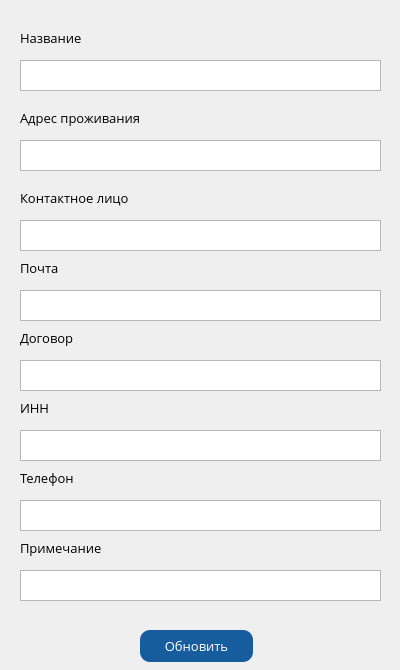
<?xml version="1.0" encoding="UTF-8"?>
<ui version="4.0">
 <class>Form_Update_Client</class>
 <widget class="QWidget" name="Form_Update_Client">
  <property name="windowModality">
   <enum>Qt::ApplicationModal</enum>
  </property>
  <property name="geometry">
   <rect>
    <x>0</x>
    <y>0</y>
    <width>400</width>
    <height>670</height>
   </rect>
  </property>
  <property name="font">
   <font>
    <family>Open Sans</family>
    <pointsize>10</pointsize>
   </font>
  </property>
  <property name="windowTitle">
   <string>Форма обновления записи</string>
  </property>
  <property name="windowIcon">
   <iconset>
    <normaloff>logo.png</normaloff>logo.png</iconset>
  </property>
  <widget class="QLabel" name="label">
   <property name="geometry">
    <rect>
     <x>20</x>
     <y>30</y>
     <width>181</width>
     <height>16</height>
    </rect>
   </property>
   <property name="text">
    <string>Название</string>
   </property>
  </widget>
  <widget class="QTextEdit" name="textEdit">
   <property name="geometry">
    <rect>
     <x>20</x>
     <y>60</y>
     <width>361</width>
     <height>31</height>
    </rect>
   </property>
  </widget>
  <widget class="QPushButton" name="pushButton">
   <property name="geometry">
    <rect>
     <x>140</x>
     <y>630</y>
     <width>113</width>
     <height>32</height>
    </rect>
   </property>
   <property name="styleSheet">
    <string notr="true">QPushButton {
    border-radius:  10px;
    background-color:  rgb(23, 92, 157);
    color:  rgb(255, 255, 255);
	font: 10pt &quot;Open Sans&quot;;
}

QPushButton:pressed {
    background-color:  rgb(11, 48, 84);
}</string>
   </property>
   <property name="text">
    <string>Обновить</string>
   </property>
  </widget>
  <widget class="QLabel" name="label_2">
   <property name="geometry">
    <rect>
     <x>20</x>
     <y>110</y>
     <width>181</width>
     <height>16</height>
    </rect>
   </property>
   <property name="text">
    <string>Адрес проживания</string>
   </property>
  </widget>
  <widget class="QTextEdit" name="textEdit_2">
   <property name="geometry">
    <rect>
     <x>20</x>
     <y>140</y>
     <width>361</width>
     <height>31</height>
    </rect>
   </property>
  </widget>
  <widget class="QLabel" name="label_3">
   <property name="geometry">
    <rect>
     <x>20</x>
     <y>190</y>
     <width>181</width>
     <height>16</height>
    </rect>
   </property>
   <property name="text">
    <string>Контактное лицо</string>
   </property>
  </widget>
  <widget class="QTextEdit" name="textEdit_3">
   <property name="geometry">
    <rect>
     <x>20</x>
     <y>220</y>
     <width>361</width>
     <height>31</height>
    </rect>
   </property>
  </widget>
  <widget class="QLabel" name="label_4">
   <property name="geometry">
    <rect>
     <x>20</x>
     <y>260</y>
     <width>181</width>
     <height>16</height>
    </rect>
   </property>
   <property name="text">
    <string>Почта</string>
   </property>
  </widget>
  <widget class="QTextEdit" name="textEdit_4">
   <property name="geometry">
    <rect>
     <x>20</x>
     <y>290</y>
     <width>361</width>
     <height>31</height>
    </rect>
   </property>
  </widget>
  <widget class="QLabel" name="label_5">
   <property name="geometry">
    <rect>
     <x>20</x>
     <y>330</y>
     <width>181</width>
     <height>16</height>
    </rect>
   </property>
   <property name="text">
    <string>Договор</string>
   </property>
  </widget>
  <widget class="QTextEdit" name="textEdit_5">
   <property name="geometry">
    <rect>
     <x>20</x>
     <y>360</y>
     <width>361</width>
     <height>31</height>
    </rect>
   </property>
  </widget>
  <widget class="QTextEdit" name="textEdit_6">
   <property name="geometry">
    <rect>
     <x>20</x>
     <y>430</y>
     <width>361</width>
     <height>31</height>
    </rect>
   </property>
  </widget>
  <widget class="QLabel" name="label_6">
   <property name="geometry">
    <rect>
     <x>20</x>
     <y>400</y>
     <width>181</width>
     <height>16</height>
    </rect>
   </property>
   <property name="text">
    <string>ИНН</string>
   </property>
  </widget>
  <widget class="QTextEdit" name="textEdit_7">
   <property name="geometry">
    <rect>
     <x>20</x>
     <y>500</y>
     <width>361</width>
     <height>31</height>
    </rect>
   </property>
  </widget>
  <widget class="QLabel" name="label_7">
   <property name="geometry">
    <rect>
     <x>20</x>
     <y>470</y>
     <width>181</width>
     <height>16</height>
    </rect>
   </property>
   <property name="text">
    <string>Телефон</string>
   </property>
  </widget>
  <widget class="QTextEdit" name="textEdit_8">
   <property name="geometry">
    <rect>
     <x>20</x>
     <y>570</y>
     <width>361</width>
     <height>31</height>
    </rect>
   </property>
  </widget>
  <widget class="QLabel" name="label_8">
   <property name="geometry">
    <rect>
     <x>20</x>
     <y>540</y>
     <width>181</width>
     <height>16</height>
    </rect>
   </property>
   <property name="text">
    <string>Примечание</string>
   </property>
  </widget>
 </widget>
 <resources/>
 <connections/>
</ui>
